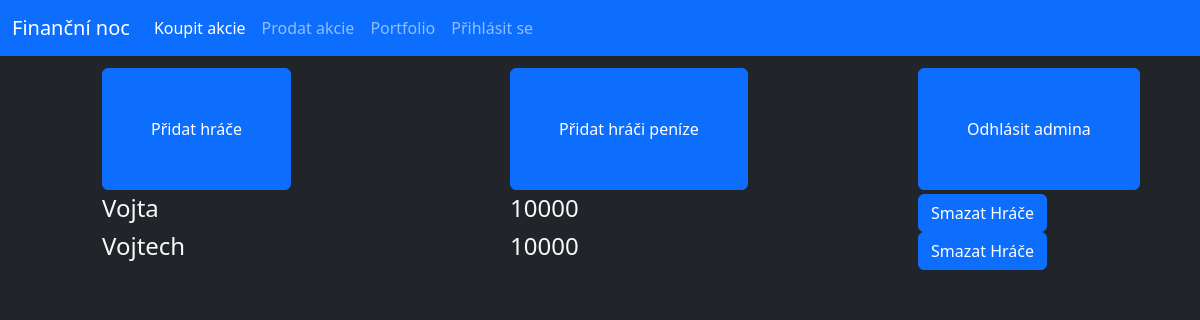
Page /admin (signed in) on the committed database.
### database.py (models this page shows, shortened)
class User(db.Model):
    _id = db.Column("id", db.Integer, primary_key=True)
    name = db.Column(db.String(40))
    money = db.Column(db.Integer)
    password = db.Column(db.String(70))

### router.py (the view)
@app.route("/admin")
def admin():
    if "adminLogin" in session:
        users = User.query.all()
        return render_template("admin.html", users=users)
    else:
        return redirect(url_for("adminLogin"))

### templates/admin.html (shortened to what this page needs)
{% extends "main.html" %}
{% block content %}
    <div class="row px-3 py-1"></div>
    <div class="row py-1">
        <div class="col offset-1">
            <form action="/admin/addUser" method="GET">
                <button class="btn btn-primary py-5 px-5">Přidat hráče</button>
            </form>
        </div>
        <div class="col offset-1">
            <form action="/admin/addMoney" method="GET">
                <button class="btn btn-primary py-5 px-5">Přidat hráči peníze</button>
            </form>
        </div>
        <div class="col offset-1">
            <form action="/admin/logout" method="GET">
                <button class="btn btn-primary py-5 px-5">Odhlásit admina</button>
            </form>
        </div>
    </div>
    {% for usr in users %}
        <form method="POST" action="/del/{{usr._id}}">
            <div class="row">
                <div class="col offset-1 --bs-border-color-translucent"><h4 class="text-light">{{usr.name}}</h4></div>
                <div class="col offset-1 --bs-border-color-translucent"><h4 class="text-light">{{usr.money}}</h4></div>
                <div class="col offset-1">
                    <button type="submit" class="btn btn-primary">Smazat Hráče</button>
                </div>
            </div>
        </form>
    {% endfor %}
{% endblock%}

### rows in the picture
User: name "Vojta", money "10000"
User: name "Vojtech", money "10000"
